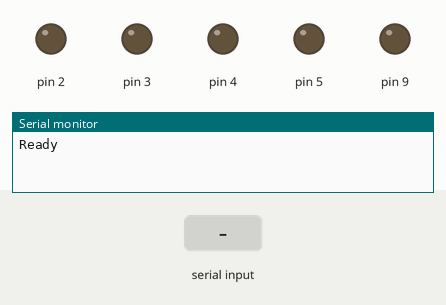
Bench run of a sketch on a simulated Arduino Uno, built with avr-gcc and run on an emulated ATmega328P. Parts: output pins drawn as LEDs (lit = HIGH), the last lines printed to the serial monitor. The test bench sets the inputs (shaded band). Pins used as bus, display or sensor lines are not drawn.

Above: at 1.2 s.
1.3 s: "90,45\n" received over Serial
At 2.1 s:
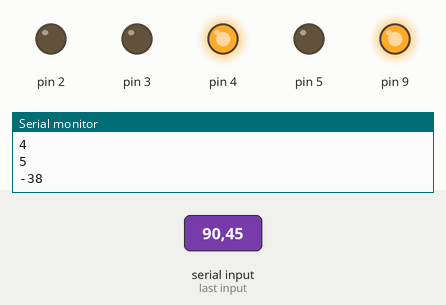
2.8 s: "30,150\n" received over Serial
At 3.5 s:
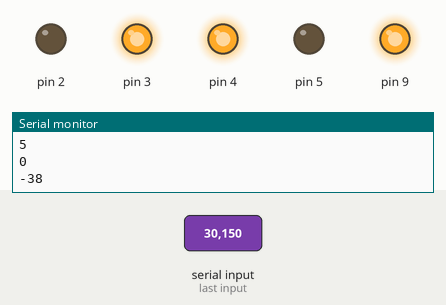
4.3 s: "90,45\n" received over Serial
At 5.6 s:
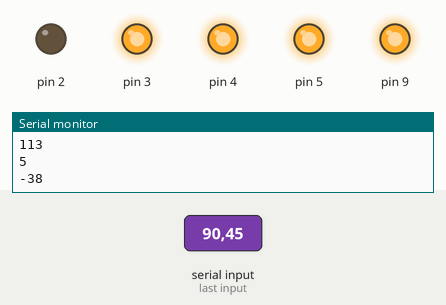
5.9 s: byte 1 (1) received over Serial
7.4 s: "2\n" received over Serial
At 8.2 s:
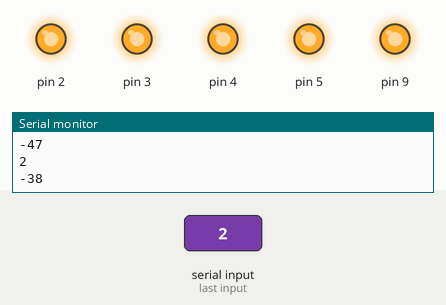
8.9 s: byte 2 (2) received over Serial
Timing chart, 0 to 11.4 s (numbered marks = the images above; inputs shaded):
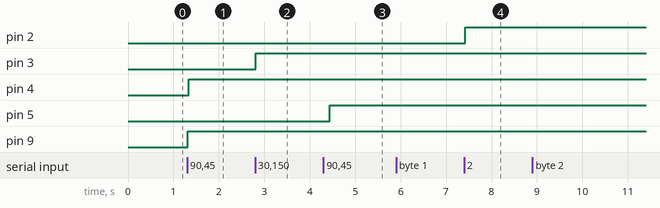

Measured:
- after the input at 1.3 s, pin 4, pin 9: LOW → HIGH at once
- after the input at 2.8 s, pin 3: LOW → HIGH at once
- after the input at 4.3 s, pin 5: LOW → HIGH after 0.14 s
- after the input at 7.4 s, pin 2: LOW → HIGH at once

The sketch:

AndroidLED.ino
```cpp
int led;

void setup() {
  Serial.begin(1200); // set the baud rate
  Serial.println("Ready"); // print "Ready" once
  //String readStuff;
}
    //h = 56
    //H = 24
    //M = 29
    //L = 28
    //S = 35
void loop() {
  int LEDPin;
  int LEDIntensity;
  int stopIndicator = 1;
  //if (Serial.available() > 0) {
    while(!Serial.available()) ;
    LEDPin = Serial.read() - '0';
    //led = LEDPin;
    pinMode(LEDPin, OUTPUT);
    Serial.println(LEDPin);
    //analogWrite(LEDPin, 120);
    //delay(1000);
    //analogWrite(LEDPin, 0);
  //}
  //if (Serial.available() > 0) {
    while(!Serial.available()) ;
    LEDIntensity = Serial.read() - '0';
    if (LEDIntensity == 1)
      analogWrite(LEDPin, 30);
    else if (LEDIntensity == 2)
      analogWrite(LEDPin, 120);
    else
      analogWrite(LEDPin, 255);
    Serial.println(LEDIntensity);
  //}
  //if (Serial.available() > 0) {
    while(!Serial.available()) ;
    stopIndicator = Serial.read() - '0';
    if (stopIndicator == 0)
      analogWrite(LEDPin, 0);
    Serial.println(stopIndicator);
  //}

  /*
  if (Serial.available() > 0) {
    ser = Serial.read();
    // if ser == 'H', high brightness
    if (ser == 72) {
      Serial.println(ser);
      pinMode(led, OUTPUT);
      analogWrite(led, 255);
    }
  }

  if (Serial.available() > 0) {
    ser = Serial.read();
    // if ser == 'M', medium brightness
    if (ser == 77) {
      Serial.println(ser);
      pinMode(led, OUTPUT);
      analogWrite(led, 120);
    }
  }

  if (Serial.available() > 0) {
    ser = Serial.read();
    // if ser == 'L', low brightness
    if (ser == 76) {
      Serial.println(ser);
      pinMode(led, OUTPUT);
      analogWrite(led, 0);
    }
  }*/
}


 // String readStuff = "";

   /*
   if (Serial.available() > 0) {
     char c = Serial.read();
     readStuff += c;
   }

   if (readStuff.length() > 1) {
     int led = 10;
      pinMode(led, OUTPUT);
      digitalWrite(led, HIGH);
      delay(1000);
   } */
```
